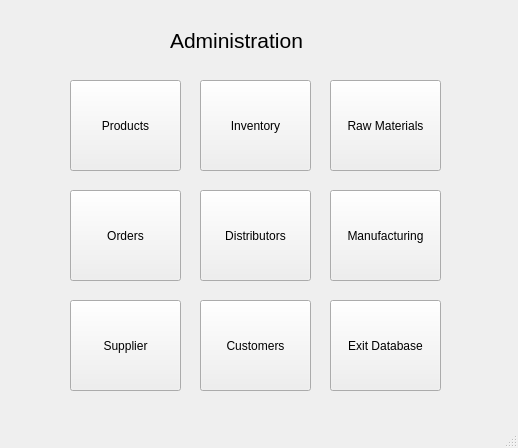
<?xml version="1.0" encoding="UTF-8"?>
<ui version="4.0">
 <class>MainWindow</class>
 <widget class="QMainWindow" name="MainWindow">
  <property name="geometry">
   <rect>
    <x>0</x>
    <y>0</y>
    <width>518</width>
    <height>448</height>
   </rect>
  </property>
  <property name="windowTitle">
   <string>MainWindow</string>
  </property>
  <widget class="QWidget" name="centralwidget">
   <widget class="QLabel" name="label">
    <property name="geometry">
     <rect>
      <x>170</x>
      <y>20</y>
      <width>171</width>
      <height>41</height>
     </rect>
    </property>
    <property name="font">
     <font>
      <pointsize>16</pointsize>
     </font>
    </property>
    <property name="text">
     <string>Administration</string>
    </property>
   </widget>
   <widget class="QPushButton" name="productView">
    <property name="geometry">
     <rect>
      <x>70</x>
      <y>80</y>
      <width>111</width>
      <height>91</height>
     </rect>
    </property>
    <property name="text">
     <string>Products</string>
    </property>
   </widget>
   <widget class="QPushButton" name="distributorView">
    <property name="geometry">
     <rect>
      <x>200</x>
      <y>190</y>
      <width>111</width>
      <height>91</height>
     </rect>
    </property>
    <property name="text">
     <string>Distributors</string>
    </property>
   </widget>
   <widget class="QPushButton" name="inventoryView">
    <property name="geometry">
     <rect>
      <x>200</x>
      <y>80</y>
      <width>111</width>
      <height>91</height>
     </rect>
    </property>
    <property name="text">
     <string>Inventory</string>
    </property>
   </widget>
   <widget class="QPushButton" name="orderView">
    <property name="geometry">
     <rect>
      <x>70</x>
      <y>190</y>
      <width>111</width>
      <height>91</height>
     </rect>
    </property>
    <property name="text">
     <string>Orders</string>
    </property>
   </widget>
   <widget class="QPushButton" name="manufactureView">
    <property name="geometry">
     <rect>
      <x>330</x>
      <y>190</y>
      <width>111</width>
      <height>91</height>
     </rect>
    </property>
    <property name="text">
     <string>Manufacturing</string>
    </property>
   </widget>
   <widget class="QPushButton" name="rawmatView">
    <property name="geometry">
     <rect>
      <x>330</x>
      <y>80</y>
      <width>111</width>
      <height>91</height>
     </rect>
    </property>
    <property name="text">
     <string>Raw Materials</string>
    </property>
   </widget>
   <widget class="QPushButton" name="distributorView_2">
    <property name="geometry">
     <rect>
      <x>70</x>
      <y>300</y>
      <width>111</width>
      <height>91</height>
     </rect>
    </property>
    <property name="text">
     <string>Supplier</string>
    </property>
   </widget>
   <widget class="QPushButton" name="distributorView_3">
    <property name="geometry">
     <rect>
      <x>200</x>
      <y>300</y>
      <width>111</width>
      <height>91</height>
     </rect>
    </property>
    <property name="text">
     <string>Customers</string>
    </property>
   </widget>
   <widget class="QPushButton" name="distributorView_4">
    <property name="geometry">
     <rect>
      <x>330</x>
      <y>300</y>
      <width>111</width>
      <height>91</height>
     </rect>
    </property>
    <property name="text">
     <string>Exit Database</string>
    </property>
   </widget>
  </widget>
  <widget class="QMenuBar" name="menubar">
   <property name="geometry">
    <rect>
     <x>0</x>
     <y>0</y>
     <width>518</width>
     <height>26</height>
    </rect>
   </property>
  </widget>
  <widget class="QStatusBar" name="statusbar"/>
 </widget>
 <resources/>
 <connections/>
</ui>
